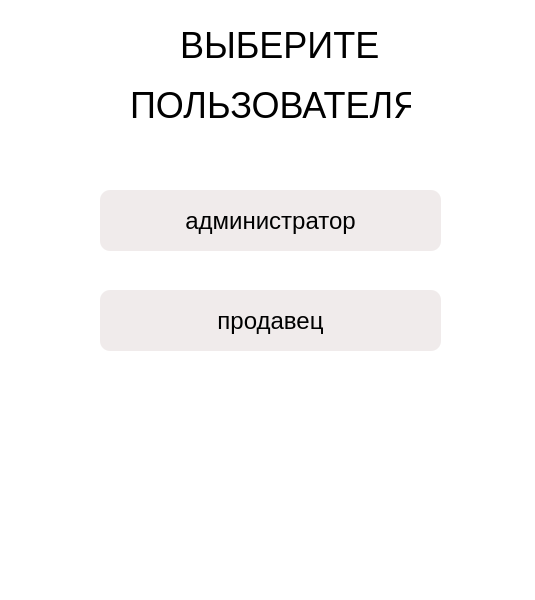
<?xml version="1.0" encoding="UTF-8"?>
<ui version="4.0">
 <class>MainWindow</class>
 <widget class="QMainWindow" name="MainWindow">
  <property name="geometry">
   <rect>
    <x>0</x>
    <y>0</y>
    <width>535</width>
    <height>600</height>
   </rect>
  </property>
  <property name="windowTitle">
   <string>Client Program</string>
  </property>
  <property name="styleSheet">
   <string notr="true">background-color: #ffffff</string>
  </property>
  <widget class="QWidget" name="centralwidget">
   <widget class="QPushButton" name="move_seller_menu">
    <property name="geometry">
     <rect>
      <x>100</x>
      <y>290</y>
      <width>341</width>
      <height>61</height>
     </rect>
    </property>
    <property name="font">
     <font>
      <family>Ubuntu</family>
      <pointsize>18</pointsize>
     </font>
    </property>
    <property name="styleSheet">
     <string notr="true">font-size: 18pt;
background-color: #f0ebeb;

border-radius: 10;
color: black</string>
    </property>
    <property name="text">
     <string>продавец</string>
    </property>
   </widget>
   <widget class="QPushButton" name="move_admin_menu">
    <property name="geometry">
     <rect>
      <x>100</x>
      <y>190</y>
      <width>341</width>
      <height>61</height>
     </rect>
    </property>
    <property name="font">
     <font>
      <family>Ubuntu</family>
      <pointsize>18</pointsize>
     </font>
    </property>
    <property name="styleSheet">
     <string notr="true">font-size: 18pt;
background-color: #f0ebeb;

border-radius: 10;
color: black</string>
    </property>
    <property name="text">
     <string>администратор</string>
    </property>
   </widget>
   <widget class="QLabel" name="label">
    <property name="geometry">
     <rect>
      <x>180</x>
      <y>20</y>
      <width>271</width>
      <height>51</height>
     </rect>
    </property>
    <property name="font">
     <font>
      <family>Ubuntu</family>
      <pointsize>27</pointsize>
      <weight>50</weight>
      <bold>false</bold>
     </font>
    </property>
    <property name="layoutDirection">
     <enum>Qt::LeftToRight</enum>
    </property>
    <property name="styleSheet">
     <string notr="true">QLabel{font-size: 27pt}
QLabel{color: black}</string>
    </property>
    <property name="text">
     <string>ВЫБЕРИТЕ</string>
    </property>
   </widget>
   <widget class="QLabel" name="label_2">
    <property name="geometry">
     <rect>
      <x>130</x>
      <y>80</y>
      <width>281</width>
      <height>51</height>
     </rect>
    </property>
    <property name="font">
     <font>
      <family>Ubuntu</family>
      <pointsize>27</pointsize>
      <weight>50</weight>
      <bold>false</bold>
     </font>
    </property>
    <property name="layoutDirection">
     <enum>Qt::LeftToRight</enum>
    </property>
    <property name="styleSheet">
     <string notr="true">QLabel{font-size: 27pt}
QLabel{color: black}</string>
    </property>
    <property name="text">
     <string>ПОЛЬЗОВАТЕЛЯ</string>
    </property>
   </widget>
   <widget class="QLabel" name="logo">
    <property name="geometry">
     <rect>
      <x>160</x>
      <y>360</y>
      <width>241</width>
      <height>191</height>
     </rect>
    </property>
    <property name="styleSheet">
     <string notr="true"/>
    </property>
    <property name="text">
     <string/>
    </property>
   </widget>
  </widget>
  <widget class="QStatusBar" name="statusbar"/>
 </widget>
 <resources/>
 <connections/>
</ui>
